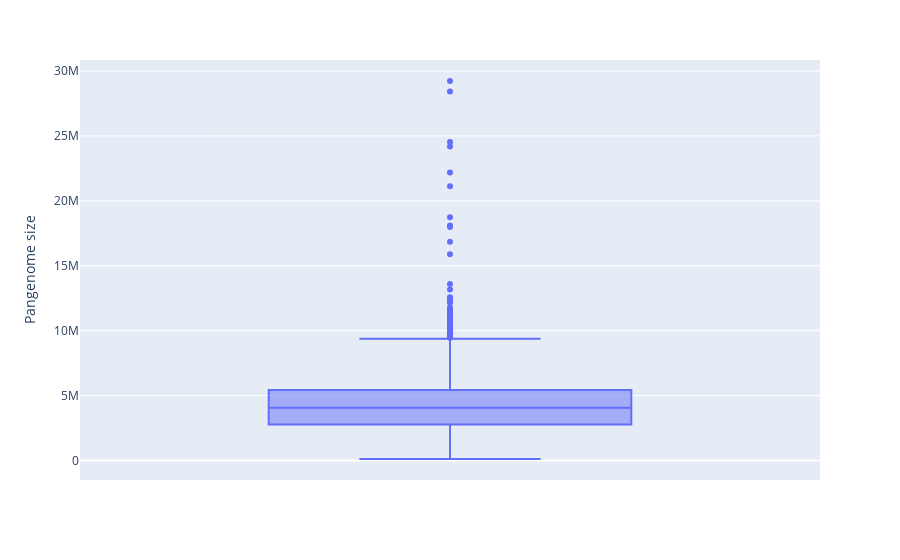

Notebook code cell kept with this figure:
### Code cell
fig3 = px.box(pan_stats, y='Pangenome size', hover_data=['Organism', 'Pangenome size', 'taxid reference genomes'])
fig3.show()

### Figure 1 — Plotly figure (JSON) as saved in the notebook; plotly's stock layout.template omitted (floating-point values rounded to 4 significant figures; data arrays with more than 128 entries replaced by an {"elided": "..."} marker saying what was removed)
{"data": [{"alignmentgroup": "True", "customdata": {"elided": "3933x3 mixed values"}, "hoverlabel": {"namelength": 0}, "hovertemplate": "Pangenome size=%{customdata[1]}<br>Organism=%{customdata[0]}<br>taxid reference genomes=%{customdata[2]}", "legendgroup": "", "marker": {"color": "#636efa"}, "name": "", "notched": false, "offsetgroup": "", "orientation": "v", "showlegend": false, "type": "box", "x0": " ", "xaxis": "x", "y": {"elided": "3933 int values"}, "y0": " ", "yaxis": "y"}], "layout": {"autosize": true, "boxmode": "group", "legend": {"tracegroupgap": 0}, "margin": {"t": 60}, "xaxis": {"anchor": "y", "autorange": true, "domain": [0, 1], "range": [-0.5, 0.5], "type": "category"}, "yaxis": {"anchor": "x", "autorange": true, "domain": [0, 1], "range": [-1504457, 30846503], "title": {"text": "Pangenome size"}, "type": "linear"}}}
